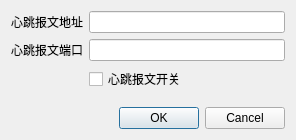
<?xml version="1.0" encoding="UTF-8"?>
<ui version="4.0">
 <class>heartbeat</class>
 <widget class="QDialog" name="heartbeat">
  <property name="geometry">
   <rect>
    <x>0</x>
    <y>0</y>
    <width>296</width>
    <height>140</height>
   </rect>
  </property>
  <property name="windowTitle">
   <string>Dialog</string>
  </property>
  <layout class="QVBoxLayout" name="verticalLayout">
   <item>
    <layout class="QFormLayout" name="formLayout">
     <item row="0" column="0">
      <widget class="QLabel" name="label">
       <property name="text">
        <string>心跳报文地址</string>
       </property>
      </widget>
     </item>
     <item row="0" column="1">
      <widget class="QLineEdit" name="heartaddr"/>
     </item>
     <item row="1" column="0">
      <widget class="QLabel" name="label_2">
       <property name="text">
        <string>心跳报文端口</string>
       </property>
      </widget>
     </item>
     <item row="1" column="1">
      <widget class="QLineEdit" name="heartport"/>
     </item>
     <item row="2" column="1">
      <widget class="QCheckBox" name="checkBox">
       <property name="text">
        <string>心跳报文开关</string>
       </property>
      </widget>
     </item>
    </layout>
   </item>
   <item>
    <widget class="QDialogButtonBox" name="buttonBox">
     <property name="orientation">
      <enum>Qt::Horizontal</enum>
     </property>
     <property name="standardButtons">
      <set>QDialogButtonBox::Cancel|QDialogButtonBox::Ok</set>
     </property>
    </widget>
   </item>
  </layout>
 </widget>
 <resources/>
 <connections>
  <connection>
   <sender>buttonBox</sender>
   <signal>accepted()</signal>
   <receiver>heartbeat</receiver>
   <slot>accept()</slot>
   <hints>
    <hint type="sourcelabel">
     <x>248</x>
     <y>254</y>
    </hint>
    <hint type="destinationlabel">
     <x>157</x>
     <y>274</y>
    </hint>
   </hints>
  </connection>
  <connection>
   <sender>buttonBox</sender>
   <signal>rejected()</signal>
   <receiver>heartbeat</receiver>
   <slot>reject()</slot>
   <hints>
    <hint type="sourcelabel">
     <x>316</x>
     <y>260</y>
    </hint>
    <hint type="destinationlabel">
     <x>286</x>
     <y>274</y>
    </hint>
   </hints>
  </connection>
 </connections>
</ui>
